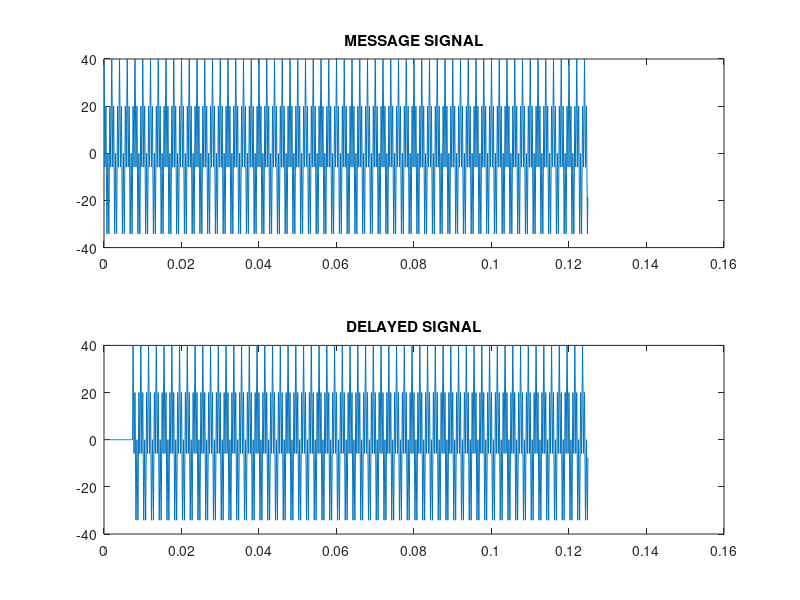
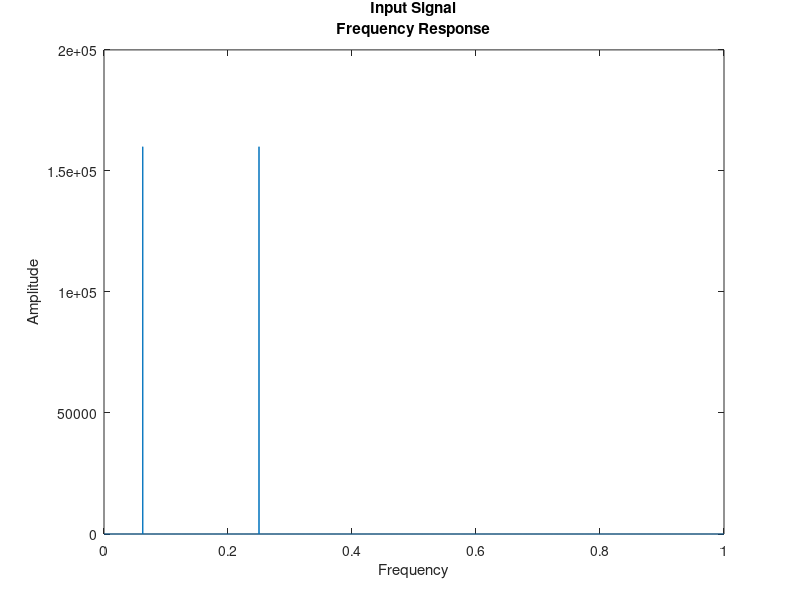
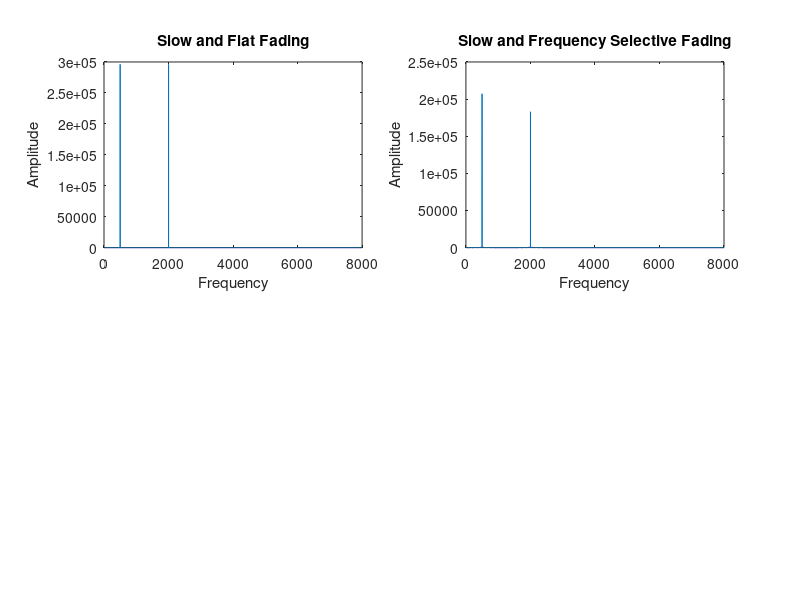

MATLAB code to generate these figures, in order:
clc;
clear all;
close all;

% Sampling Frequency
fs = 8000 ;
% Frequency 1
f1 = 2000;
% Frequency 2
f2 = 500;
ts = 0:(1/fs):1-(1/fs);
signal1 = 20*exp(complex(0,2*pi*f1*ts));
signal2 = 20*exp(complex(0,2*pi*f2*ts));
message = signal1+signal2;

% DELAYING - SPREADING THE SIGNAL
delayed = [zeros(1,60),message(1:length(message)-60)];
subplot(2,1,1);
plot(ts(1:1000),message(1:1000));
title('MESSAGE SIGNAL');
subplot(2,1,2);
plot(ts(1:1000),delayed(1:1000));
title('DELAYED SIGNAL');
freqres = fft(message);
figure;
magnitudeplot = abs(freqres);
plot(ts,magnitudeplot);
title({'Input Signal';'Frequency Response'});
xlabel('Frequency');
ylabel('Amplitude');

%Slow and Flat Fading
h = randn + (i*randn);
y1 = message.*h;
freqres = fft(y1);
figure;
magnitudeplot = abs(fft(y1));
subplot(2,2,1);
plot(1:fs,magnitudeplot(1:fs));
title('Slow and Flat Fading');
xlabel('Frequency');
ylabel('Amplitude');

%Slow and Frequency Selective Fading
h1 = randn + (i*randn);
h2 = randn + (i*randn);
trans2 = (h1.*message) + (h2.*delayed);
magnitudeplot = abs(fft(trans2));
subplot(2,2,2);
plot(1:fs,magnitudeplot);
title('Slow and Frequency Selective Fading');
xlabel('Frequency');
ylabel('Amplitude');

%Fast and Flat Fading
fc = 10;
hs = randn(1,length(ts)) +(i*randn(1,length(ts)));
[b,a] = butter(12,((2*fc)/1000));
lpf = filter(b,a,hs);
trans3 = lpf.*message;
magnitudeplot = abs(fft(trans3));
subplot(2,2,3);
plot(1:fs,magnitudeplot);
title('Fast and Flat Fading');
xlabel('Frequency');
ylabel('Amplitude');

% Fast and Frequency Selective Fading
ht = randn(1,length(ts)) +(i*randn(1,length(ts)));
lpf1 = filter(b,a,ht);
trans4 = (lpf1.*message) +(lpf1.*delayed);
magnitudeplot = abs(fft(trans4));
subplot(2,2,4);
plot(1:fs,magnitudeplot);
title('Fast and Frequency Selective Fading');
xlabel('Frequency');
ylabel('Amplitude');